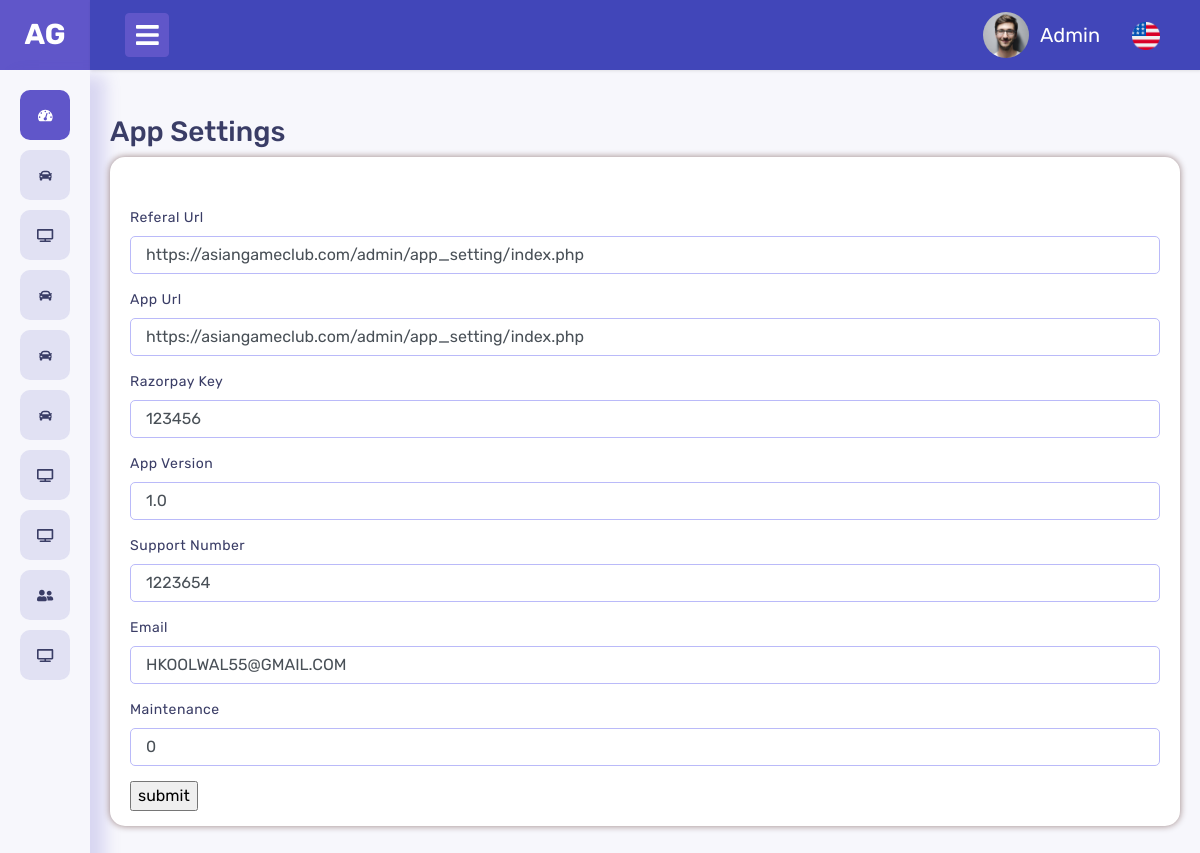
The page /admin/app_setting/index.php on the database its author committed.
### tables this page shows
CREATE TABLE `tbl_app_setting` (
  `id` int(255) NOT NULL,
  `refelUrl` varchar(300) NOT NULL,
  `appUrl` varchar(300) NOT NULL,
  `razorpayKey` varchar(300) NOT NULL,
  `appVersion` varchar(300) NOT NULL,
  `supportNumber` varchar(300) NOT NULL,
  `email` varchar(300) NOT NULL,
  `maintenance` varchar(300) NOT NULL
);

### admin/app_setting/index.php (the view, shortened to what this page needs)
<?php include '../pages/header.php'; ?>
<?php
       $resultdata = $con->query("SELECT * from `tbl_app_setting` ");
    $result = array();
    while($row = mysqli_fetch_array($resultdata)) {
        $result[] = $row;
    }
?>
<h3>App Settings</h3>
<div class="row app-setting">
                        <div class="col-sm-12 col-xl-12 col-lg-12">
                            <div class="card user-view">
          <form id="dataform" class="cust-searchbar" method="POST">
               <?php foreach($result as $value){ ?>
                <div class="input-group">
                    <label>Referal Url</label>
                    <input type="text" class="form-control" value="<?php echo $value['refelUrl']  ?>" placeholder="<?php echo $value['refelUrl']  ?>" name="refelUrl">
                </div>
                <div class="input-group mt-10 pt-10">
                    <label>App Url</label>
                    <input type="text" class="form-control" value="<?php echo $value['appUrl']  ?>" placeholder="<?php echo $value['appUrl']  ?>" name="appUrl">
                </div>
                <div class="input-group">
                    <label>Razorpay Key</label>
                    <input type="text" class="form-control" value="<?php echo $value['razorpayKey']  ?>" placeholder="<?php echo $value['razorpayKey']  ?>" name="razorpayKey">
                </div>
                <div class="input-group">
                    <label>App Version</label>
                    <input type="text" class="form-control" value="<?php echo $value['appVersion']  ?>" placeholder="<?php echo $value['appVersion']  ?>" name="appVersion">
                </div>
                <div class="input-group">
                    <label>Support Number</label>
                    <input type="text" class="form-control" value="<?php echo $value['supportNumber']  ?>" placeholder="<?php echo $value['supportNumber']  ?>" name="supportNumber">
                </div>
                <div class="input-group">
                    <label>Email</label>
                    <input type="text" class="form-control" value="<?php echo $value['email']  ?>" placeholder="<?php echo $value['email']  ?>" name="email">
                </div>
                <div class="input-group">
                    <label>Maintenance</label>
                    <input type="text" class="form-control" value="<?php echo $value['maintenance']  ?>" placeholder="<?php echo $value['maintenance']  ?>" name="maintenance">
                </div>
			          <div class="input-group-btn sub">
			          <input type="submit" value="submit" id="btnsubmit">
			          </div>
			     <?php } ?>
		  </form>
		  </div>
		  </div>
		  </div>
<?php include '../pages/footer.php'; ?>

### admin/css/style.css (style rules this page uses)
body { font-family: 'Rubik', sans-serif; color:#3A3D66; line-through:1.5; }
label { font-size:14px; }
body, .wrapper { overflow-x: hidden; }
.form-control { width: 100% !important; padding-left: 15px; margin: 0px 0 20px 0; border: 1px solid #BABAF9; border-radius: 5px !important; }
.form-container-tabs input:not([submit]), input:not([radio]), input:not([checkbox]) { max-width: -webkit-fill-available; }
.cust-searchbar { margin-top: 20px; width: 100%; }
.card { box-shadow: 0 0 20px rgba(8,21,66,0.05); margin-bottom: 30px; }
.card { margin-bottom: 30px; border: none; -webkit-transition: all 0.3s ease; transition: all 0.3s ease; letter-spacing: 0.5px; border-radius: 15px; -webkit-box-shadow: 0 0 20px rgba(8,21,66,0.05); box-shadow: 0 0 20px rgba(8,21,66,0.05); }
.card.user-view { padding: 15px 20px; box-shadow: 0px 0px 7px #998282; }

### admin/app_setting/index.php (style rules this page uses)
.app-setting label { margin-top: 15px; }
.sub { margin-top: 15px; width:100%; }

### rows shown on the page
tbl_app_setting: refelUrl "https://asiangameclub.com/admin/app_setting/index.php", appUrl "https://asiangameclub.com/admin/app_setting/index.php", razorpayKey "123456", appVersion "1.0", supportNumber "1223654", email "HKOOLWAL55@GMAIL.COM", maintenance "0"
